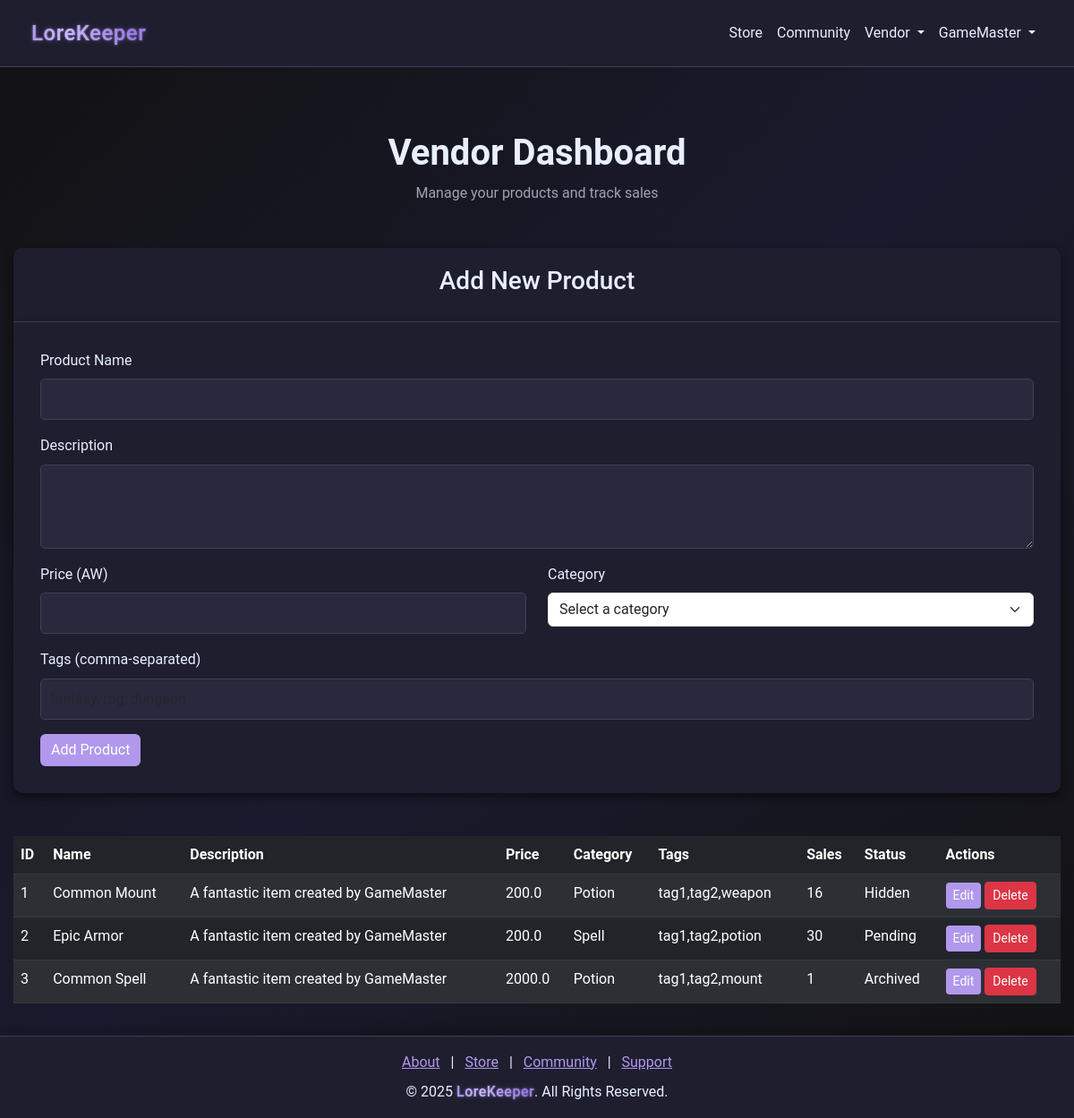
Page /vendor/dashboard (signed in) on the earlier database version.
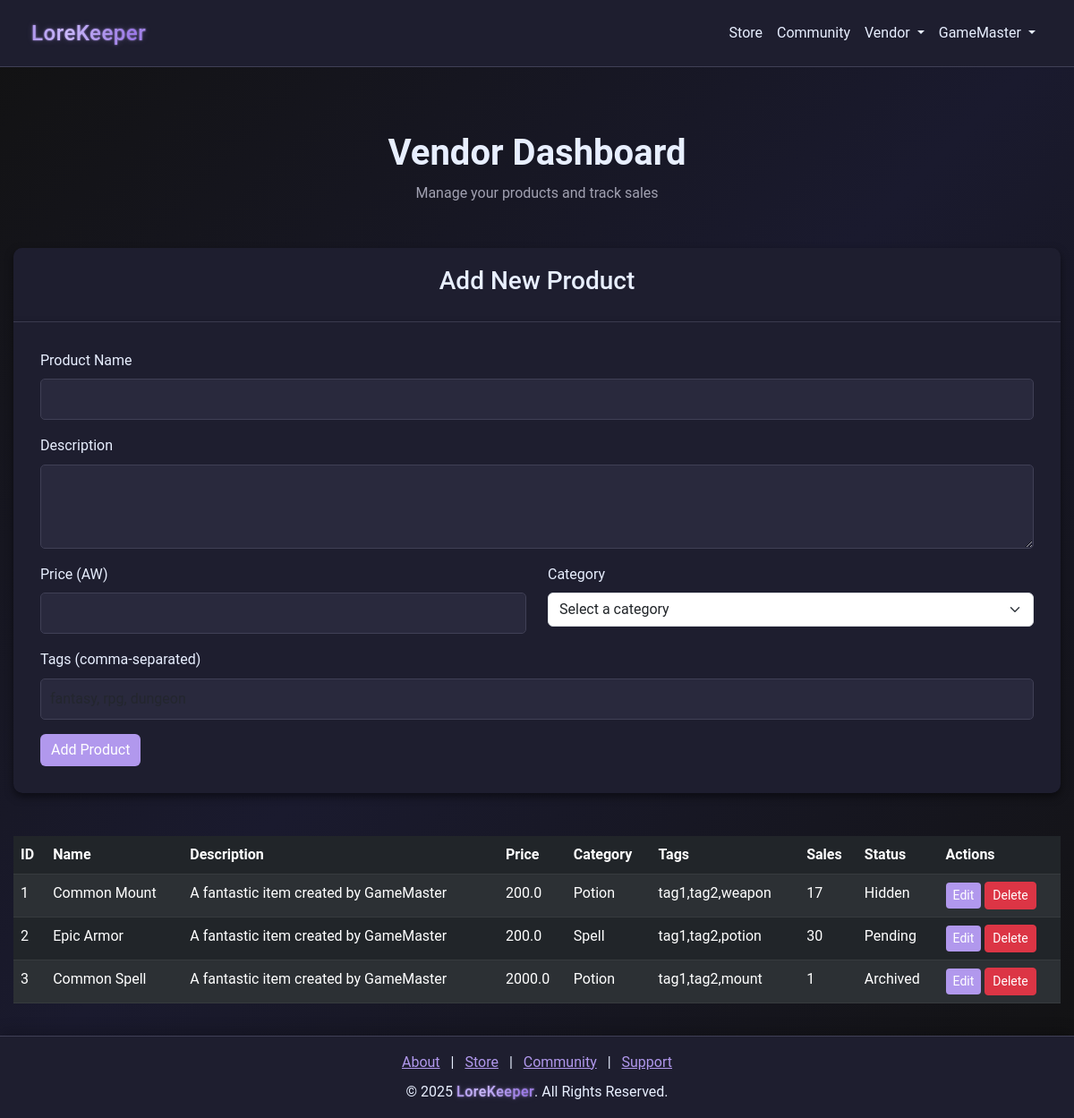
Same page on the later database version.
### models.py (models this page shows)
class Item(db.Model):
    __tablename__ = "items"
    id = db.Column(db.Integer, primary_key=True)
    name = db.Column(db.String(64), nullable=False)
    description = db.Column(db.Text)
    price = db.Column(db.Float, nullable=False)
    vendor_id = db.Column(
        db.Integer, db.ForeignKey("vendors.id"), nullable=False, index=True
    )
    reviews = db.relationship(
        "ReviewOfItem", backref="item", lazy=True, cascade="all, delete-orphan"
    )
    category = db.Column(db.String(64), nullable=False, index=True)
    tags = db.Column(db.String(256))
    sales = db.Column(db.Integer, default=0)
    status = db.Column(db.String(64), default="Active", index=True)
    created_at = db.Column(db.DateTime, default=datetime.utcnow)

### routes/route_vendor.py (the view)
@vendor_bp.route("/dashboard", methods=["GET", "POST"])
@login_required
def vendor_dashboard():
    try:
        if not session.get("user_id"):
            flash("Please log in to access vendor dashboard", "warning")
            return redirect(url_for("login"))
        vendor_items = Item.query.filter_by(vendor_id=session.get("user_id")).all()
        return render_template(
            "vendor/vendor_dashboard.html", items=vendor_items, ITEM_STATUS=ITEM_STATUS
        )
    except Exception as e:
        flash(f"Error accessing vendor dashboard: {str(e)}", "danger")
        return redirect(url_for("home"))

### app.py (called while the page is built)
@app.after_request
def add_header(response):
    response.headers["Cache-Control"] = "no-store"
    return response

@app.before_request
def before_request():
    try:
        if session.get("user_id"):
            session.permanent = True
        else:
            getCookie()
    except Exception:
        session.clear()

### wrappers.py (called while the page is built)
def login_required(f):
    @wraps(f)
    def decorated_function(*args, **kwargs):
        if not session.get("user_id"):
            flash("You must be logged in to access this page", "warning")
            return redirect(url_for("login"))
        return f(*args, **kwargs)
    return decorated_function

### templates/vendor/vendor_dashboard.html (shortened to what this page needs)
{% extends "nav_footer_template.html" %}  {% block content %}
<div class="container mt-5">
  <div class="text-center mb-5">
    <h1 class="fw-bold">Vendor Dashboard</h1>
    <p class="text-muted">Manage your products and track sales</p>
  </div>
  <div class="card mb-5">
    <div class="card-header">
      <h3>Add New Product</h3>
    </div>
    <div class="card-body">
      <form action="{{ url_for('vendor.add_product') }}" method="POST">
        <div class="mb-3">
          <label for="product-name" class="form-label">Product Name</label>
          <input
            type="text"
            class="form-control"
            id="product-name"
            name="product_name"
            required
          />
        </div>
        <div class="mb-3">
          <label for="product-description" class="form-label"
            >Description</label
          >
          <textarea
            class="form-control"
            id="product-description"
            name="product_description"
            rows="3"
            required
          ></textarea>
        </div>
        <div class="row">
          <div class="col-md-6 mb-3">
            <label for="product-price" class="form-label">Price (AW)</label>
            <input
              type="number"
              class="form-control"
              id="product-price"
              name="product_price"
              step="1"
              min="0"
              required
            />
          </div>
          <div class="col-md-6 mb-3">
            <label for="product-category" class="form-label">Category</label>
            <select
              class="form-select"
              id="product-category"
              name="product_category"
              required
            >
              <option value="">Select a category</option>
            </select>
          </div>
        </div>
        <div class="mb-3">
          <label for="product-tags" class="form-label"
            >Tags (comma-separated)</label
          >
          <input
            type="text"
            class="form-control"
            id="product-tags"
            name="product_tags"
            placeholder="fantasy, rpg, dungeon"
          />
        </div>
        <button type="submit" class="btn btn-primary">Add Product</button>
      </form>
    </div>
  </div>
  <table class="table table-dark table-striped">
    <thead>
      <tr>
        <th>ID</th>
        <th>Name</th>
        <th>Description</th>
        <th>Price</th>
        <th>Category</th>
        <th>Tags</th>
        <th>Sales</th>
        <th>Status</th>
        <th>Actions</th>
      </tr>
    </thead>
    <tbody>
      {% for item in items if item.vendor_id == session.get("user_id") %}
      <tr>
        <td>{{ item.id }}</td>
        <td>{{ item.name }}</td>
        <td>{{ item.description }}</td>
        <td>{{ item.price }}</td>
        <td>{{ item.category }}</td>
        <td>{{ item.tags }}</td>
        <td>{{ item.sales }}</td>
        <td>{{ item.status }}</td>
    <td>
      <a href="{{ url_for('vendor.edit_item', item_id=item.id) }}" class="btn btn-sm btn-primary">Edit</a>
      <form method="POST" action="{{ url_for('vendor.delete_item', item_id=item.id) }}" class="d-inline"
        onsubmit="return confirm('Are you sure you want to delete this item?');">
        <button type="submit" class="btn btn-sm btn-danger">Delete</button>
      </form>
    </td>
      </tr>
      {% endfor %}
    </tbody>
  </table>
</div>
{% endblock %}

Differences in the rows shown:
changed Item "Common Mount": sales "16" → "17"
